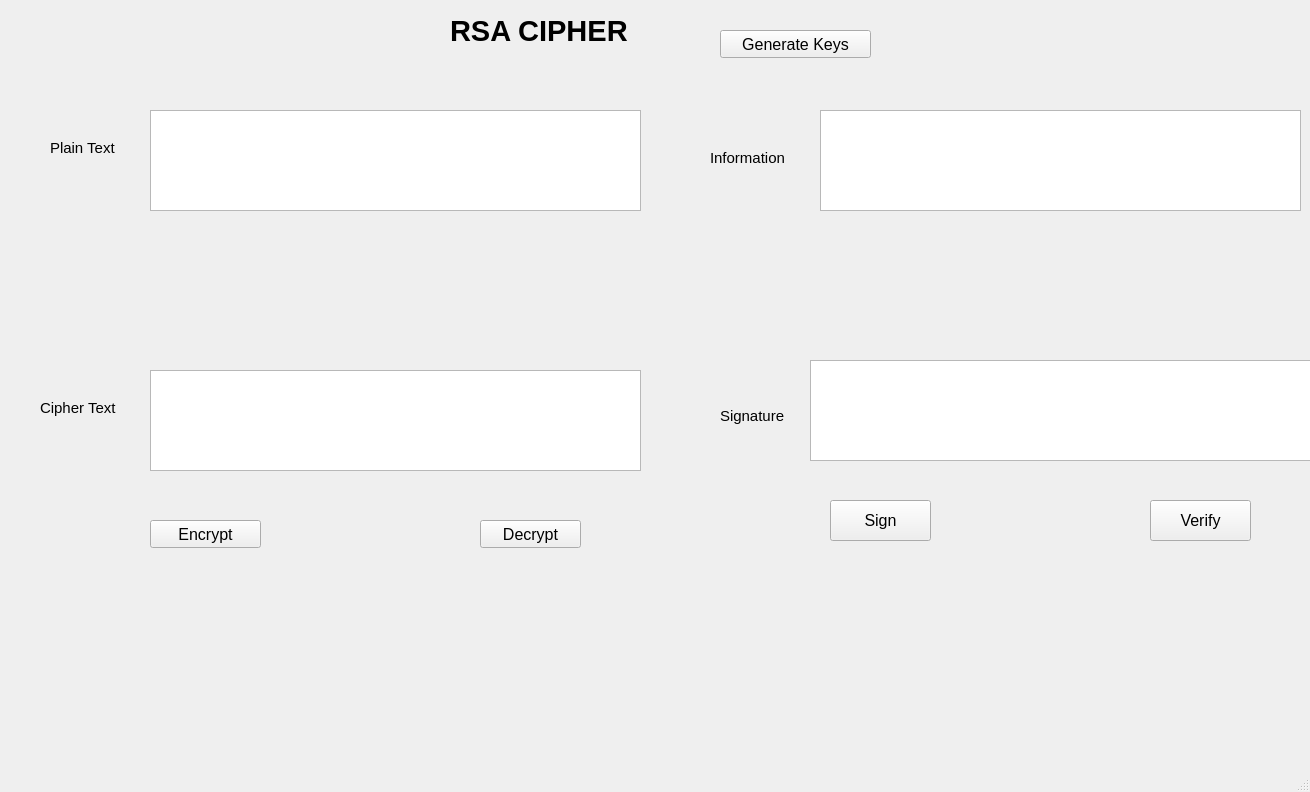
<?xml version="1.0" encoding="UTF-8"?>
<ui version="4.0">
 <class>MainWindow</class>
 <widget class="QMainWindow" name="MainWindow">
  <property name="geometry">
   <rect>
    <x>0</x>
    <y>0</y>
    <width>1310</width>
    <height>792</height>
   </rect>
  </property>
  <property name="windowTitle">
   <string>MainWindow</string>
  </property>
  <widget class="QWidget" name="centralwidget">
   <widget class="QLabel" name="label">
    <property name="geometry">
     <rect>
      <x>450</x>
      <y>10</y>
      <width>241</width>
      <height>41</height>
     </rect>
    </property>
    <property name="font">
     <font>
      <pointsize>22</pointsize>
      <weight>75</weight>
      <bold>true</bold>
     </font>
    </property>
    <property name="text">
     <string>RSA CIPHER</string>
    </property>
   </widget>
   <widget class="QPushButton" name="pushButton">
    <property name="geometry">
     <rect>
      <x>720</x>
      <y>30</y>
      <width>151</width>
      <height>28</height>
     </rect>
    </property>
    <property name="font">
     <font>
      <pointsize>12</pointsize>
     </font>
    </property>
    <property name="text">
     <string>Generate Keys</string>
    </property>
   </widget>
   <widget class="QLabel" name="label_2">
    <property name="geometry">
     <rect>
      <x>50</x>
      <y>140</y>
      <width>91</width>
      <height>16</height>
     </rect>
    </property>
    <property name="font">
     <font>
      <pointsize>11</pointsize>
     </font>
    </property>
    <property name="text">
     <string>Plain Text</string>
    </property>
   </widget>
   <widget class="QLabel" name="label_3">
    <property name="geometry">
     <rect>
      <x>40</x>
      <y>400</y>
      <width>101</width>
      <height>16</height>
     </rect>
    </property>
    <property name="font">
     <font>
      <pointsize>11</pointsize>
     </font>
    </property>
    <property name="text">
     <string>Cipher Text</string>
    </property>
   </widget>
   <widget class="QPlainTextEdit" name="plainTextEdit">
    <property name="geometry">
     <rect>
      <x>150</x>
      <y>110</y>
      <width>491</width>
      <height>101</height>
     </rect>
    </property>
   </widget>
   <widget class="QPlainTextEdit" name="plainTextEdit_2">
    <property name="geometry">
     <rect>
      <x>150</x>
      <y>370</y>
      <width>491</width>
      <height>101</height>
     </rect>
    </property>
   </widget>
   <widget class="QLabel" name="label_4">
    <property name="geometry">
     <rect>
      <x>710</x>
      <y>150</y>
      <width>101</width>
      <height>16</height>
     </rect>
    </property>
    <property name="font">
     <font>
      <pointsize>11</pointsize>
     </font>
    </property>
    <property name="text">
     <string>Information</string>
    </property>
   </widget>
   <widget class="QLabel" name="label_5">
    <property name="geometry">
     <rect>
      <x>720</x>
      <y>400</y>
      <width>91</width>
      <height>31</height>
     </rect>
    </property>
    <property name="font">
     <font>
      <pointsize>11</pointsize>
     </font>
    </property>
    <property name="text">
     <string>Signature</string>
    </property>
   </widget>
   <widget class="QPlainTextEdit" name="plainTextEdit_3">
    <property name="geometry">
     <rect>
      <x>820</x>
      <y>110</y>
      <width>481</width>
      <height>101</height>
     </rect>
    </property>
   </widget>
   <widget class="QPlainTextEdit" name="plainTextEdit_4">
    <property name="geometry">
     <rect>
      <x>810</x>
      <y>360</y>
      <width>501</width>
      <height>101</height>
     </rect>
    </property>
   </widget>
   <widget class="QPushButton" name="pushButton_2">
    <property name="geometry">
     <rect>
      <x>150</x>
      <y>520</y>
      <width>111</width>
      <height>28</height>
     </rect>
    </property>
    <property name="font">
     <font>
      <pointsize>12</pointsize>
     </font>
    </property>
    <property name="text">
     <string>Encrypt</string>
    </property>
   </widget>
   <widget class="QPushButton" name="pushButton_3">
    <property name="geometry">
     <rect>
      <x>480</x>
      <y>520</y>
      <width>101</width>
      <height>28</height>
     </rect>
    </property>
    <property name="font">
     <font>
      <pointsize>12</pointsize>
     </font>
    </property>
    <property name="text">
     <string>Decrypt</string>
    </property>
   </widget>
   <widget class="QPushButton" name="pushButton_4">
    <property name="geometry">
     <rect>
      <x>830</x>
      <y>500</y>
      <width>101</width>
      <height>41</height>
     </rect>
    </property>
    <property name="font">
     <font>
      <pointsize>12</pointsize>
     </font>
    </property>
    <property name="text">
     <string>Sign</string>
    </property>
   </widget>
   <widget class="QPushButton" name="pushButton_5">
    <property name="geometry">
     <rect>
      <x>1150</x>
      <y>500</y>
      <width>101</width>
      <height>41</height>
     </rect>
    </property>
    <property name="font">
     <font>
      <pointsize>12</pointsize>
     </font>
    </property>
    <property name="text">
     <string>Verify</string>
    </property>
   </widget>
  </widget>
  <widget class="QMenuBar" name="menubar">
   <property name="geometry">
    <rect>
     <x>0</x>
     <y>0</y>
     <width>1310</width>
     <height>26</height>
    </rect>
   </property>
  </widget>
  <widget class="QStatusBar" name="statusbar"/>
 </widget>
 <resources/>
 <connections/>
</ui>
